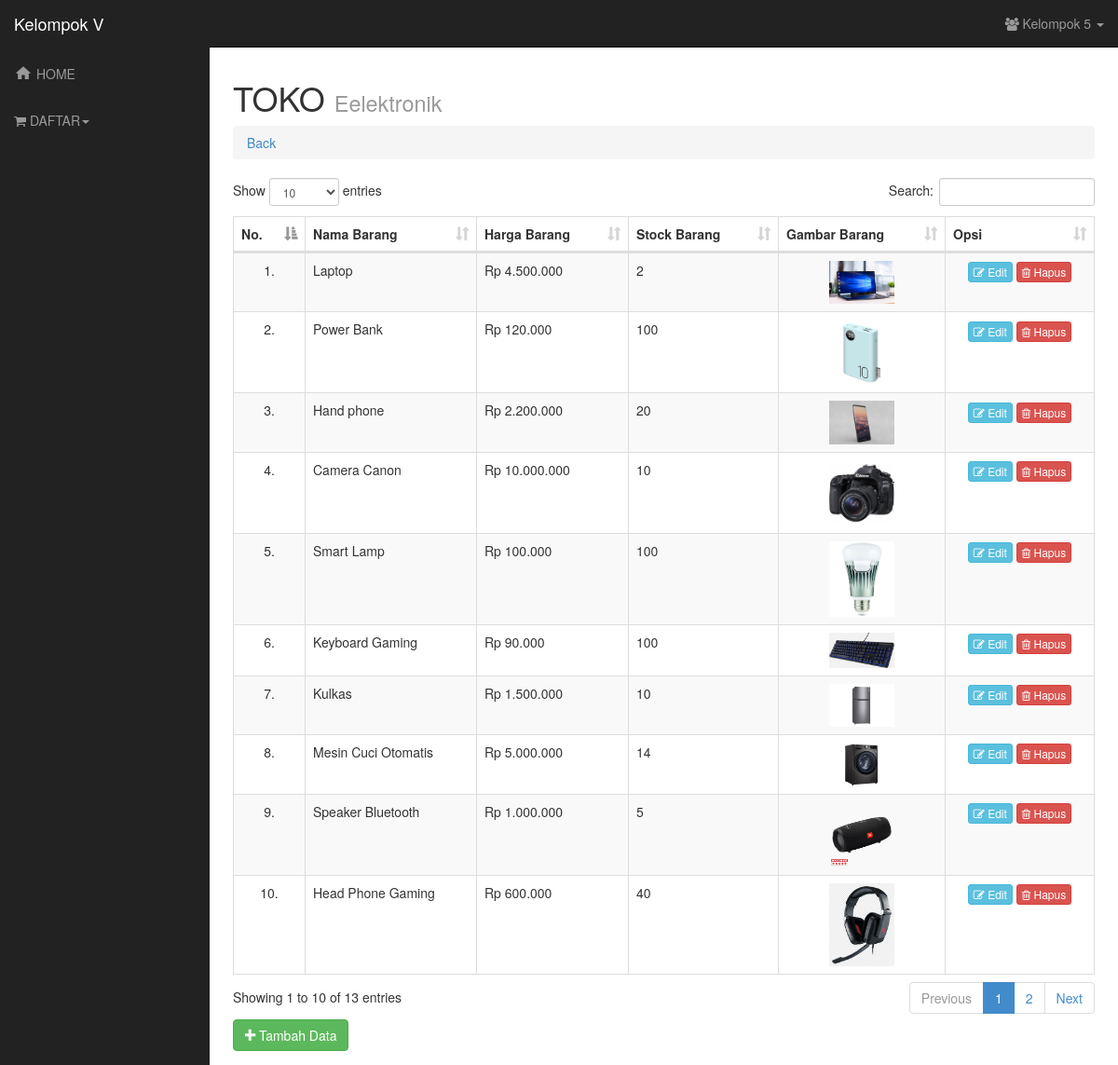
/?page=barang, run on the app's committed database.
### tables this page shows
CREATE TABLE `tb_barang` (
  `id_brg` int(6) NOT NULL,
  `nama_brg` varchar(50) NOT NULL,
  `harga_brg` varchar(40) NOT NULL,
  `stok_brg` int(6) NOT NULL,
  `gbr_brg` varchar(50) NOT NULL
);

### models/m_barang.php (called while the page is built, shortened)
<?php
class Barang {
    private $mysqli;
    function __construct($conn){
        $this->mysqli = $conn;
    }
    public function tampil($id = null){
        $db = $this->mysqli->conn;
        $sql = "SELECT * FROM tb_barang";
        $query = $db->query($sql) or die ($db->error);
        return $query;
    }
}
?>

### views/barang.php (the view, shortened to what this page needs)
<?php
include "models/m_barang.php";
$brg = new Barang($connection);
if(@$_GET['act'] == ''){
?>
        <div class="row">
          <div class="col-lg-12">
            <h1>TOKO <small>Eelektronik</small></h1>
            <ol class="breadcrumb">
              <li><a href="index.php"><i class="icon-dashboard"></i>Back</a></li>
            </ol>
          </div>
        </div>
        <div class="row">
            <div class="col-lg-12">
                <div class="table-responsive">
                    <table class="table table-bordered table-hover table-striped" id="datatables">
                      <thead>
                        <tr>
                          <th>No.</th>
                          <th>Nama Barang</th>
                          <th>Harga Barang</th>
                          <th>Stock Barang</th>
                          <th>Gambar Barang</th>
                          <th>Opsi</th>
                        </tr>
                      </thead>
                      <tbody>
                    <?php
                    $no = 1;
                    $tampil = $brg->tampil();
                    while($data = $tampil ->fetch_object()){
                    ?>
                    <tr>
                        <td align="center"><?php echo $no++ ."."; ?></td>
                        <td><?php echo $data->nama_brg; ?></td>
                        <td>Rp <?php echo $data->harga_brg; ?></td>
                        <td><?php echo $data->stok_brg; ?></td>
                        <td align="center">
                          <img src="assets/img/barang/<?php echo $data->gbr_brg; ?>" width="70px">
                        </td>
                        <td align="center">
                            <a id="edit_brg" data-toggle="modal" data-target="#edit" data-id="<?php echo $data->id_brg; ?>" data-nama="<?php echo $data->nama_brg; ?>" data-harga="<?php echo $data->harga_brg; ?>" data-stok="<?php echo $data->stok_brg; ?>" data-gbr="<?php echo $data->gbr_brg; ?>">
                              <button class="btn btn-info btn-xs"><i class="fa fa-edit"></i>   Edit</button></a>
                            <a href="?page=barang&act=del&id=<?php echo $data->id_brg; ?>" onclick="return confirm('Yakin akan menghapus data ini?')">
                              <button class="btn btn-danger btn-xs"><i class="fa fa-trash-o"></i> Hapus</button>
                            </a>
                        </td>
                    </tr>
                    <?php
                    }?>
                    </tbody>
                </table>
            </div>
            <button type="button" class="btn btn-success" data-toggle="modal" data-target="#tambah">
              <svg style="width:15px;height:15px" viewBox="5 3 20 15">
                 <path fill="currentColor" d="M20 14H14V20H10V14H4V10H10V4H14V10H20V14Z" />
           </svg>Tambah Data </button>
        </div>
      </div>
<?php
} else if(@$_GET['act'] == 'del') {
  $gbr_awal = $brg->tampil($_GET['id'])->fetch_object()->gbr_brg;
  unlink("assets/img/barang/".$gbr_awal);
  $brg->hapus($_GET['id']);
  header("location: ?page=barang");
}
?>

### index.php (shortened to what this page needs)
<?php
require_once('config/+koneksi.php');
$connection = new Database($host, $user, $pass, $database);
?>
<!DOCTYPE html>
<html lang="en">
  <head>
    <link href="assets/css/bootstrap.css" rel="stylesheet">
    <link href="assets/dataTables/datatables.min.css" rel="stylesheet">
    <link href="assets/css/sb-admin.css" rel="stylesheet">
    <link rel="stylesheet" href="assets/font-awesome/css/font-awesome.min.css">
  </head>
  <body>
    <div id="wrapper">
      <nav class="navbar navbar-inverse navbar-fixed-top" role="navigation">
        <div class="navbar-header">
          <a class="navbar-brand" href="#">Kelompok V</a>
        </div>
        <div class="collapse navbar-collapse navbar-ex1-collapse">
          <ul class="nav navbar-nav side-nav">
            <li><a href="?page=dashboard"><svg style="width:20px;height:20px" viewBox="0 0 24 15">
            <path fill="currentColor" d="M10,20V14H14V20H19V12H22L12,3L2,12H5V20H10Z" />
            </svg></i> HOME</a></li>
            <li class="dropdown">
              <a href="#" class="dropdown-toggle" data-toggle="dropdown"><i class=" fa fa-shopping-cart "></i> DAFTAR<b class="caret"></b></a>
            </li>
          </ul>
          <ul class="nav navbar-nav navbar-right navbar-user">
            <li class="dropdown user-dropdown">
              <a href="#" class="dropdown-toggle" data-toggle="dropdown"><i class="fa fa-group"></i> Kelompok 5 <b class="caret"></b></a>
            </li>
          </ul>
        </div>
      </nav>
      <div id="page-wrapper">
     <?php
    if(@$_GET['page']=='dashboard' || @$_GET['page'] == ''){
      include "views/dashboard.php";
    } else if (@$_GET['page'] == 'barang')
    include "views/barang.php";
    ?>
      </div>
    </div>
  </body>
</html>

### assets/css/sb-admin.css (style rules this page uses)
body { margin-top: 50px; }
#wrapper { padding-left: 0; }
#page-wrapper { width: 100%; padding: 5px 15px; }
@media (min-width:768px) { #wrapper { padding-left: 225px; } }
@media (min-width:768px) { #page-wrapper { padding: 15px 25px; } }
@media (min-width:768px) { .side-nav { margin-left: -225px; left: 225px; width: 225px; position: fixed; top: 50px; height: 100%; border-radius: 0; border: none; background-color: #222222; overflow-y: auto; } }
@media (min-width:768px) { .side-nav>li>a { width: 225px; } }
@media (min-width:768px) { .navbar-collapse { padding-left: 15px !important; padding-right: 15px !important; } }

### data on the page
tb_barang: nama_brg "Laptop", harga_brg "4.500.000", stok_brg "2", gbr_brg (picture)
tb_barang: nama_brg "Power Bank", harga_brg "120.000", stok_brg "100", gbr_brg (picture)
tb_barang: nama_brg "Hand phone", harga_brg "2.200.000", stok_brg "20", gbr_brg (picture)
tb_barang: nama_brg "Camera Canon", harga_brg "10.000.000", stok_brg "10", gbr_brg (picture)
tb_barang: nama_brg "Smart Lamp", harga_brg "100.000", stok_brg "100", gbr_brg (picture)
tb_barang: nama_brg "Keyboard Gaming", harga_brg "90.000", stok_brg "100", gbr_brg (picture)
tb_barang: nama_brg "Kulkas", harga_brg "1.500.000", stok_brg "10", gbr_brg (picture)
tb_barang: nama_brg "Mesin Cuci Otomatis", harga_brg "5.000.000", stok_brg "14", gbr_brg (picture)
tb_barang: nama_brg "Speaker Bluetooth", harga_brg "1.000.000", stok_brg "5", gbr_brg (picture)
tb_barang: nama_brg "Head Phone Gaming", harga_brg "600.000", stok_brg "40", gbr_brg (picture)
